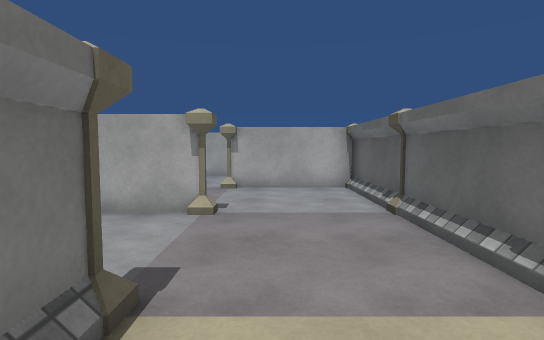
view 1 (above)

24 first-person views from a walk through a 3-D level made in the Unity game engine. The camera is 1.3 m above the floor, tilts 4° down and sees 80° across. The floor is counted in squares, 1 m on a side. Each view is taken from the middle of a square. On the plan, view 1 faces up. The plan holds only what a view shows up to about 14 squares ahead; the rest is blank. The place goes on beyond the plan. Surface patterns are stand-ins for the level's own textures.

view 2
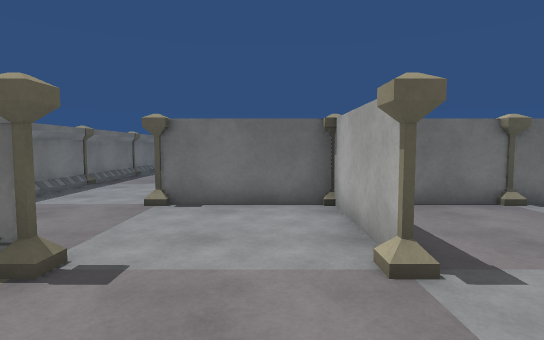

view 3
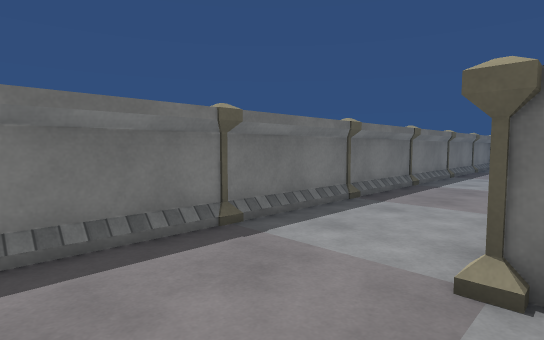

view 4
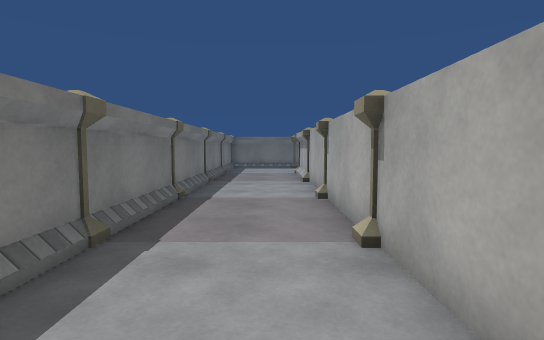

view 5
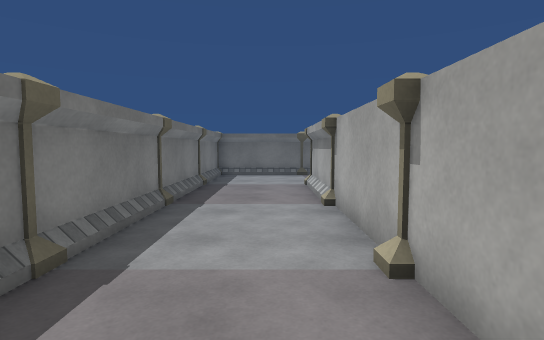

view 6
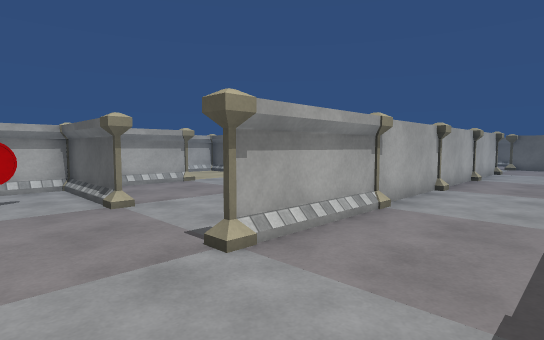

view 7
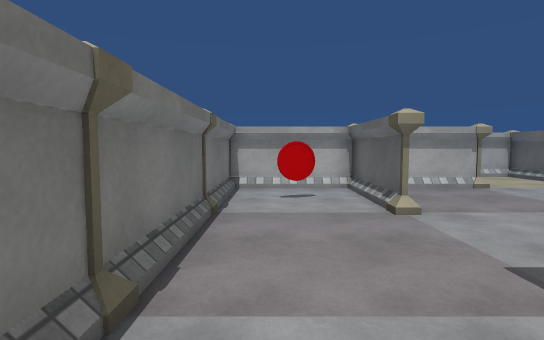

view 8
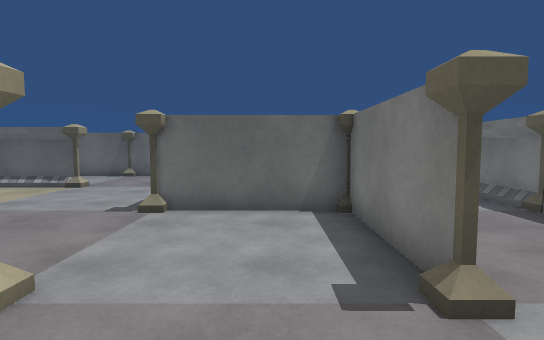

view 9
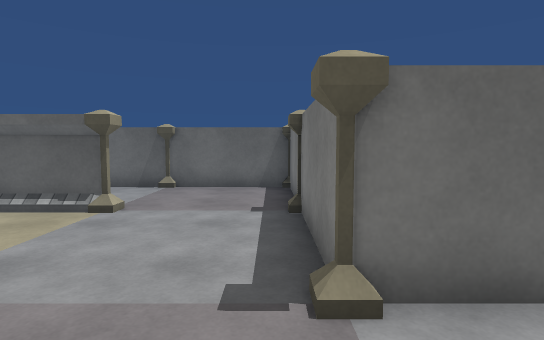

view 10
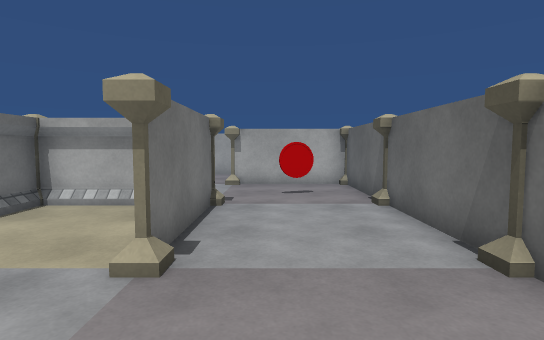

view 11
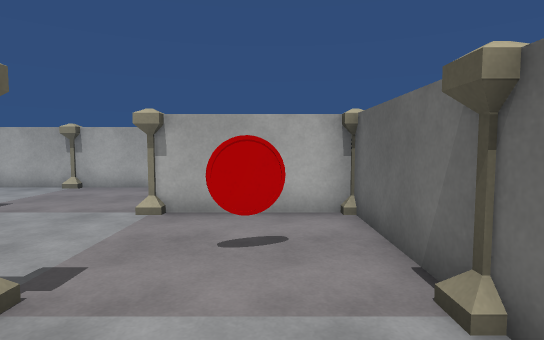

view 12
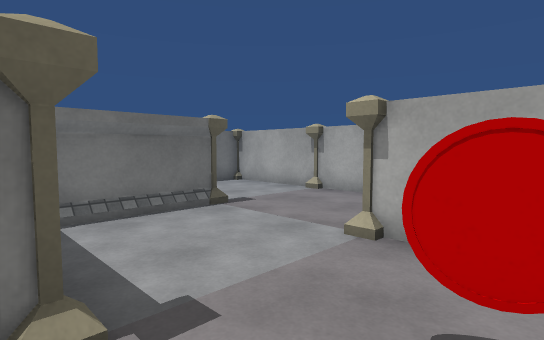

view 13
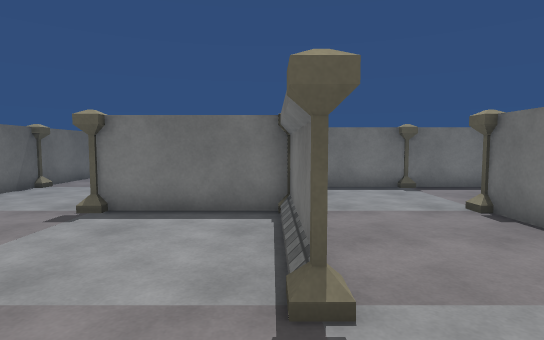

view 14
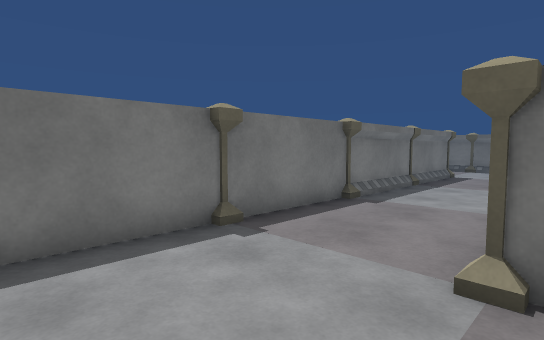

view 15
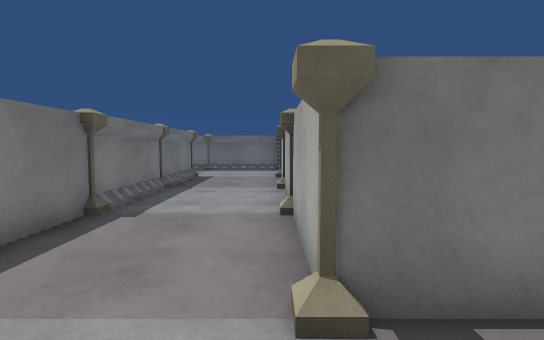

view 16
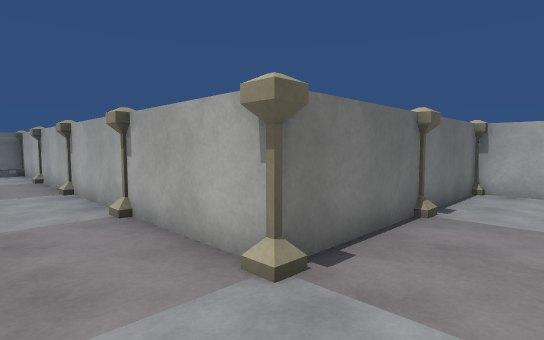

view 17
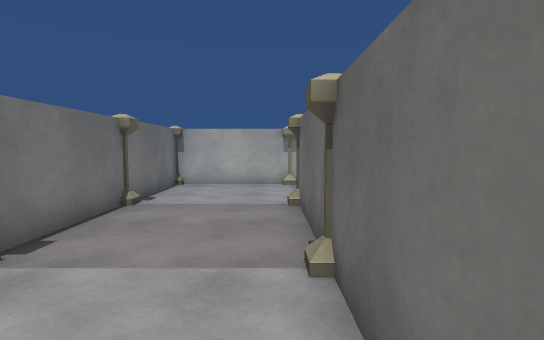

view 18
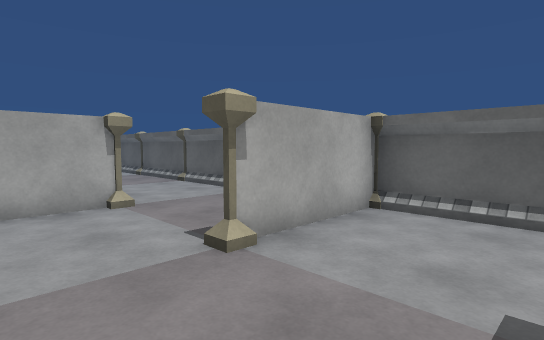

view 19
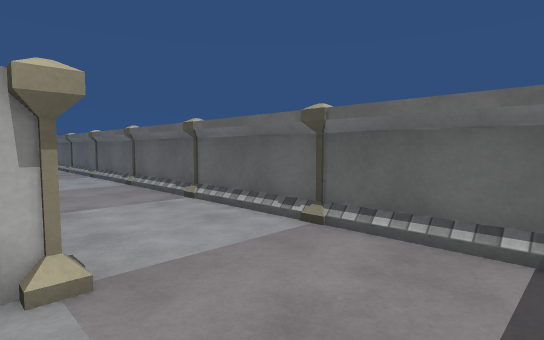

view 20
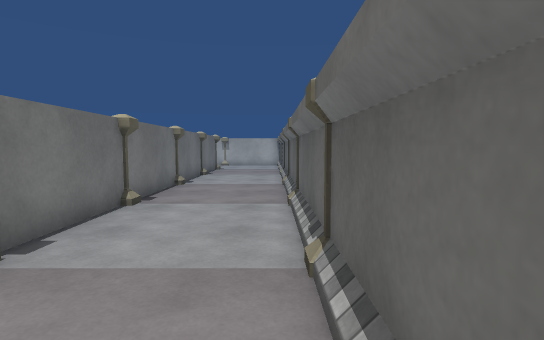

view 21
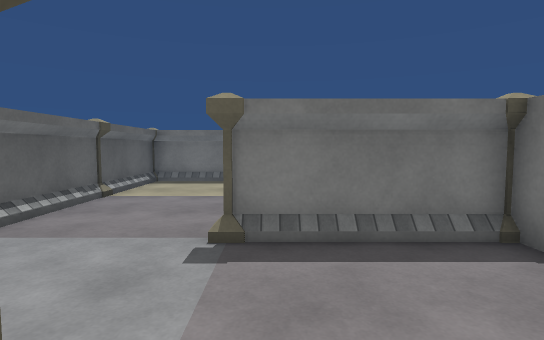

view 22
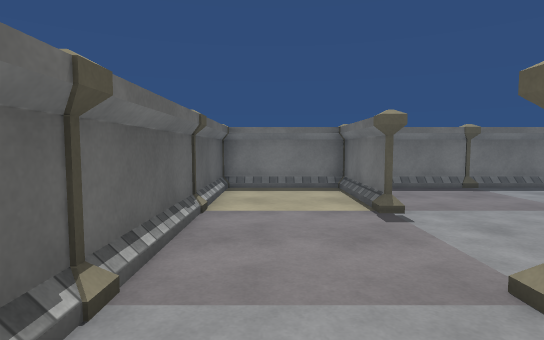

view 23
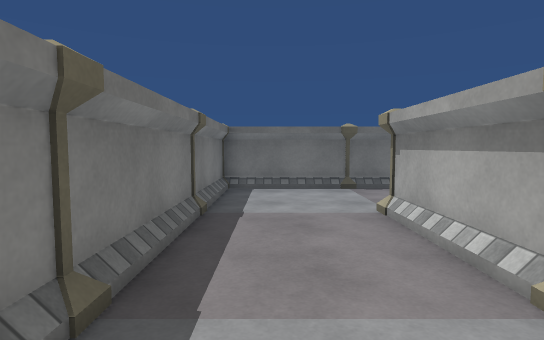

view 24
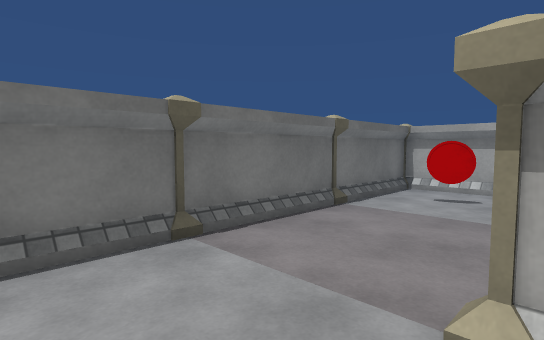

### Floor plan
Points are (right, up) in squares from view 1. A wall is a line through its corners. A room is listed if a view was taken in it or the views show most of it. See-through windows are left out.
Room 1 (views 1, 2, 3, 4, 5, 6, 7, 8, 9, 10, 11, 12, 13, 14, 15, 16, 17, 18, 19, 20, 21, 22, 23, 24)
walls: (-13.4, 10.4) (-13.4, 13.5) (-13.4, 10.6); (-9.4, 6.5) (-9.4, 17.5); (-14.6, 6.4) (-9.9, 6.4); (-5.4, 11.2) (-5.4, 6.5); (-15.1, 14.4) (-16.9, 14.4); (-10.7, 16.2) (-11.8, 15.9); (-17.4, 10.4) (-19.9, 10.4); (-17.4, 11.6) (-17.4, 17.4); (-16.6, 14.4) (-14.5, 14.4); (-5.4, 5.5) (-5.4, 2.5); (-9.5, 18.4) (-13.4, 18.4); (-6.5, 2.4) (-20.6, 2.4) (-17.4, 2.4) (-17.4, 5.6); (-17.4, 17.6) (-17.4, 15); (-1.4, 6.4) (-4.5, 6.4) (-1.5, 6.4); (-21.5, 10.4) (-24.5, 10.4); (-1.4, 14.4) (-3.5, 14.4); (-21.4, 6.5) (-21.4, 9.5); (-12.5, -1.6) (-9.5, -1.6); (-8.5, -1.6) (-5.4, -1.6); (-22.8, 8.4) (-23.8, 8.1); (-16.6, -1.6) (-13.5, -1.6); (-14.9, 22.4) (-20.5, 22.4); (-4.5, -1.6) (-2.2, -1.6); (2.6, 11.2) (2.6, 13.5); (2.6, 6.5) (2.6, 10.4) (-0.6, 10.4); (-1.4, -0.4) (-1.4, -1.6) (2.6, -1.6) (2.6, 1.6); (2.6, 14.5) (2.6, 17.5); (-25.4, 9.5) (-25.4, 6.5); (-20.5, -1.6) (-17.5, -1.6); (-25.4, 14.4) (-28.4, 14.4); (-25.4, 5.5) (-25.4, 2.5); (-21.4, 21.5) (-21.4, 14.4) (-24.4, 14.4); (2.6, 2.5) (2.6, 5.6); (2.6, 18.5) (2.6, 21.5); (-25.4, 1.5) (-25.4, -1.6) (-21.6, -1.6); (-1.4, 24.5) (-1.4, 14.9); (-28.5, 10.4) (-18.2, 10.4); (2.6, 22.5) (2.6, 24.5); (-29.4, 14.4) (-32.4, 14.4); (-32.5, 10.4) (-29.5, 10.4)
objects: other object (-33, 10); pillar (-29, 10); pillar (-25, 2); pillar (-25, 6); pillar (-25, 10); pillar (-21, -2); pillar (-21, 2); pillar (-21, 6); pillar (-21, 10); pillar (-21, 14); pillar (-21, 18); pillar (-17, -2); pillar (-17, 2); pillar (-17, 6); pillar (-17, 10); pillar (-17, 14); pillar (-17, 18); pillar (-17, 22); other object (-14, 14); pillar (-13, -2); pillar (-13, 2); pillar (-13, 6); pillar (-13, 10); pillar (-13, 14); pillar (-13, 18); pillar (-9, -2); pillar (-9, 2); pillar (-9, 6); pillar (-9, 10); pillar (-9, 14); pillar (-9, 18); pillar (-5, -2); pillar (-5, 2); pillar (-5, 6); pillar (-5, 10); other object (-1, 0) to (-1, 1); pillar (-1, 2); pillar (-1, 6); pillar (-1, 10); pillar (-1, 14); pillar (-1, 18); pillar (-1, 22); pillar (3, 2); pillar (3, 6); pillar (3, 14); pillar (3, 18); pillar (3, 22)

Where each view was taken, in squares from view 1:
view 1: 0 up, 0 right, facing up
view 2: 5 up, 2 right, facing left
view 3: 3 up, 2 left, facing down-left
view 4: 1 up, 5 left, facing left
view 5: 1 up, 10 left, facing left
view 6: 1 down, 24 left, facing up-right
view 7: 0 up, 24 left, facing up
view 8: 4 up, 24 left, facing right
view 9: 7 up, 20 left, facing right
view 10: 7 up, 12 left, facing up
view 11: 12 up, 11 left, facing up
view 12: 14 up, 11 left, facing up-left
view 13: 21 up, 17 left, facing down
view 14: 15 up, 18 left, facing down-left
view 15: 14 up, 19 left, facing left
view 16: 12 up, 19 left, facing up-left
view 17: 11 up, 18 left, facing up
view 18: 7 up, 4 left, facing up-right
view 19: 11 up, 2 left, facing up-right
view 20: 11 up, 2 right, facing up
view 21: 11 up, 2 left, facing down
view 22: 9 up, 1 right, facing down
view 23: 0 up, 15 left, facing left
view 24: 0 up, 21 left, facing up-left
